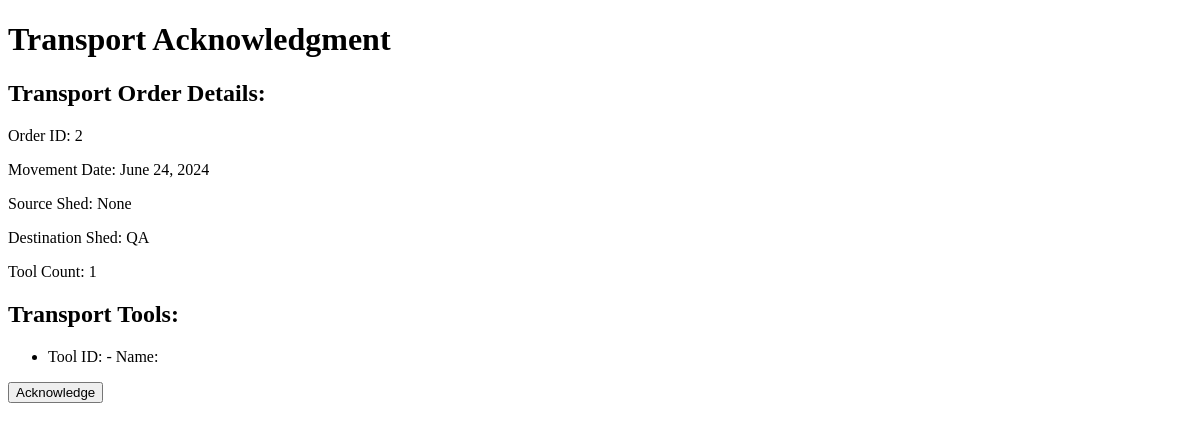
/transport/2/acknowledge/, run on an earlier commit of the app's database.
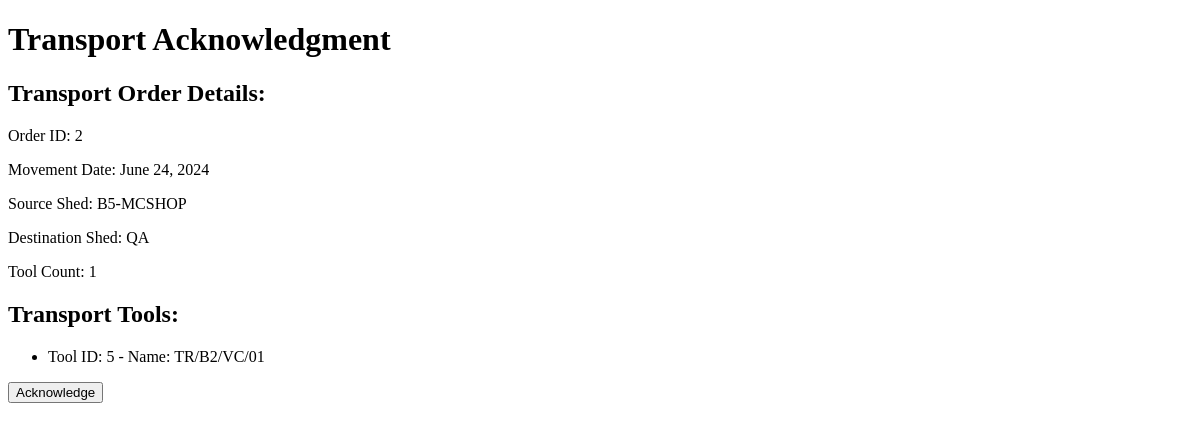
And on a later commit of the database.
### app1/models.py (models this page shows, shortened)
class TransportOrder(models.Model):
    movement_id = models.AutoField(primary_key=True)
    movement_date = models.DateField()
    source_shed = models.ForeignKey(ShedDetails, related_name='source_shed_transport_order', on_delete=models.SET_NULL, null=True)
    destination_shed = models.ForeignKey(ShedDetails, related_name='destination_shed_transport_order', on_delete=models.SET_NULL, null=True)
    acknowledgment = models.BooleanField(default=False)
    tool_count = models.IntegerField()
    created_at = models.DateTimeField(auto_now_add=True)
    updated_at = models.DateTimeField(auto_now=True)

class ShedDetails(models.Model):
    shed_id = models.AutoField(primary_key=True)
    name = models.CharField(max_length=24)
    location = models.CharField(max_length=32)
    phone_number = models.CharField(max_length=12)
    password = models.CharField(max_length=16, default="1234")
    shed_note = models.TextField(default="Everything clear", blank=True, null=True)
    class Meta:
        unique_together = ('name',)
    def __str__(self):
        return f"{self.name}"

class TransportTools(models.Model):
    transporttool_id = models.AutoField(primary_key=True)
    transport = models.ForeignKey(TransportOrder, on_delete=models.CASCADE)
    tool = models.ForeignKey(InstrumentModel, on_delete=models.SET_NULL, null=True)
    tool_movement_remarks = models.TextField(default="Transport Tool", blank=True, null=True)
    acknowledgment = models.BooleanField(default=False)
    class Meta:
        unique_together = ('transport', 'tool')

class InstrumentModel(models.Model):
    instrument_no = models.AutoField(primary_key=True)
    instrument_name = models.CharField(max_length=32)
    manufacturer_name = models.CharField(max_length=32, blank=True, null=True, default=None)
    year_of_purchase = models.DateField(blank=True, null=True)
    gst = models.SmallIntegerField(default=18, blank=True, null=True)
    description = models.CharField(max_length=160, blank=True, null=True, default=None)
    instrument_range = models.CharField(max_length=16, blank=True, null=True, default=None)
    least_count = models.CharField(max_length=8, blank=True, null=True, default=None)
    type_of_tool = models.ForeignKey(InstrumentGroupMaster, on_delete=models.SET_NULL, null=True, blank=True, default=1)
    calibration_frequency = models.IntegerField(default=365, blank=True, null=True)
    service_status = models.BooleanField(default=False)
    current_shed = models.ForeignKey(ShedDetails, on_delete=models.SET_NULL, null=True, default=1, blank=True)
    notification_date = models.DateField(null=True, blank=True, default=now)
    class Meta:
        unique_together = ('instrument_name',)

### app1/views.py (the view, shortened to what this page needs)
# urls.py: path('transport/<int:order_id>/acknowledge/', TransportAcknowledgmentView.as_view(), name='transport_acknowledge'),
@method_decorator(csrf_exempt, name='dispatch')
class TransportAcknowledgmentView(View):
    def get(self, request, order_id):
        transport_order = get_object_or_404(TransportOrder, pk=order_id)
        return render(request, 'app1/transport_acknowledge.html', {'transport_order': transport_order})

### app1/templates/app1/transport_acknowledge.html (shortened to what this page needs)
<!DOCTYPE html>
<html lang="en">
<head>
</head>
<body>
    <h1>Transport Acknowledgment</h1>
    <h2>Transport Order Details:</h2>
    <p>Order ID: {{ transport_order.movement_id }}</p>
    <p>Movement Date: {{ transport_order.movement_date }}</p>
    <p>Source Shed: {{ transport_order.source_shed }}</p>
    <p>Destination Shed: {{ transport_order.destination_shed }}</p>
    <p>Tool Count: {{ transport_order.tool_count }}</p>
    <h2>Transport Tools:</h2>
    <ul>
        {% for tool in transport_order.transporttools_set.all %}
            <li>Tool ID: {{ tool.tool.instrument_no }} - Name: {{ tool.tool.instrument_name }}</li>
        {% endfor %}
    </ul>
    <form method="post">
        <input type="submit" value="Acknowledge">
    </form>
</body>
</html>

What changed in the data, as far as the page shows it:
changed TransportOrder "QA": source_shed "None" → "B5-MCSHOP"
added TransportTools: tool.instrument_no "5", tool.instrument_name "TR/B2/VC/01"
